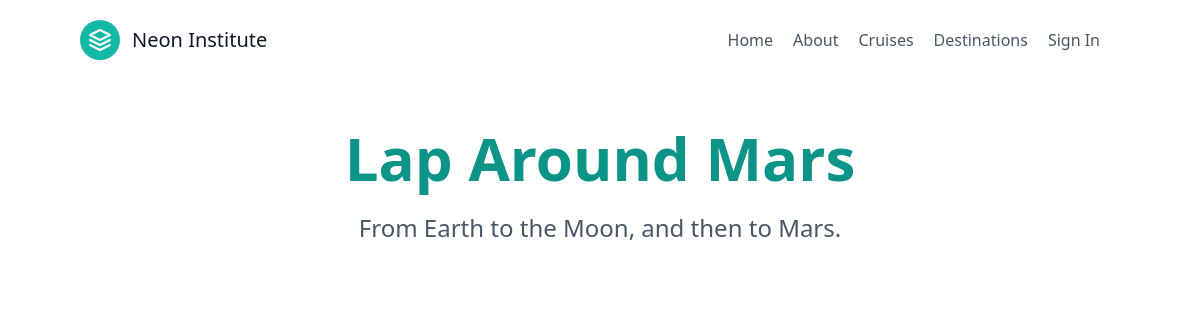
The page /cruise/1 on the database its author committed.
### app/models.py (models this page shows, shortened)
class Cruise(models.Model):
    name = models.CharField(
        unique=True,
        null=False,
        blank=False,
        max_length=50
    )
    description = models.TextField(
        max_length=2000,
        null=False,
        blank=False
    )
    destinations = models.ManyToManyField(
        Destination,
        related_name="destinations"
    )

### app/views.py (the view)
# urls.py: path('cruise/<int:pk>', views.CruiseDetailView.as_view(), name="destinations"),
class CruiseDetailView(generic.DetailView):
    model = models.Cruise
    template_name='cruise_detail.html'
    context_object_data = 'cruise'

### app/templates/cruise_detail.html (shortened to what this page needs)
{% extends "index.html" %}
{% block content %}
<div class="mt-12 flex flex-col items-center justify-center gap-4">
    <h2 class="text-6xl font-bold text-center text-teal-600 mb-2">{{ cruise.name }}</h2>
    <p class="text-2xl text-left text-gray-600">{{ cruise.description }}</p>
</div>
{% endblock %}

### rows shown on the page
Cruise: name "Lap Around Mars", description "From Earth to the Moon, and then to Mars."
